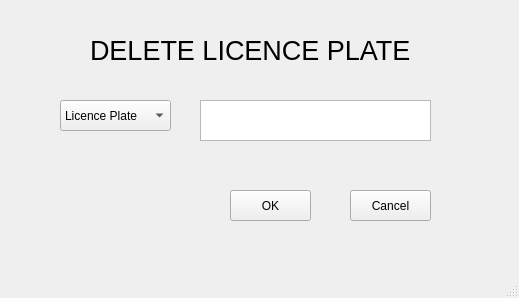
<?xml version="1.0" encoding="UTF-8"?>
<ui version="4.0">
 <class>DeleteLP</class>
 <widget class="QMainWindow" name="DeleteLP">
  <property name="geometry">
   <rect>
    <x>0</x>
    <y>0</y>
    <width>519</width>
    <height>298</height>
   </rect>
  </property>
  <property name="windowTitle">
   <string>MainWindow</string>
  </property>
  <widget class="QWidget" name="centralwidget">
   <widget class="QLabel" name="label">
    <property name="geometry">
     <rect>
      <x>90</x>
      <y>30</y>
      <width>321</width>
      <height>41</height>
     </rect>
    </property>
    <property name="font">
     <font>
      <pointsize>20</pointsize>
     </font>
    </property>
    <property name="text">
     <string>DELETE LICENCE PLATE</string>
    </property>
   </widget>
   <widget class="QTextEdit" name="txt">
    <property name="geometry">
     <rect>
      <x>200</x>
      <y>100</y>
      <width>231</width>
      <height>41</height>
     </rect>
    </property>
    <property name="font">
     <font>
      <pointsize>15</pointsize>
     </font>
    </property>
    <property name="html">
     <string>&lt;!DOCTYPE HTML PUBLIC &quot;-//W3C//DTD HTML 4.0//EN&quot; &quot;http://www.w3.org/TR/REC-html40/strict.dtd&quot;&gt;
&lt;html&gt;&lt;head&gt;&lt;meta name=&quot;qrichtext&quot; content=&quot;1&quot; /&gt;&lt;style type=&quot;text/css&quot;&gt;
p, li { white-space: pre-wrap; }
&lt;/style&gt;&lt;/head&gt;&lt;body style=&quot; font-family:'Sans Serif'; font-size:15pt; font-weight:400; font-style:normal;&quot;&gt;
&lt;p style=&quot;-qt-paragraph-type:empty; margin-top:0px; margin-bottom:0px; margin-left:0px; margin-right:0px; -qt-block-indent:0; text-indent:0px;&quot;&gt;&lt;br /&gt;&lt;/p&gt;&lt;/body&gt;&lt;/html&gt;</string>
    </property>
   </widget>
   <widget class="QComboBox" name="cbb">
    <property name="geometry">
     <rect>
      <x>60</x>
      <y>100</y>
      <width>111</width>
      <height>31</height>
     </rect>
    </property>
    <item>
     <property name="text">
      <string>Licence Plate</string>
     </property>
    </item>
    <item>
     <property name="text">
      <string>ID</string>
     </property>
    </item>
   </widget>
   <widget class="QPushButton" name="btnOK">
    <property name="geometry">
     <rect>
      <x>230</x>
      <y>190</y>
      <width>81</width>
      <height>31</height>
     </rect>
    </property>
    <property name="text">
     <string>OK</string>
    </property>
   </widget>
   <widget class="QPushButton" name="btnCancel">
    <property name="geometry">
     <rect>
      <x>350</x>
      <y>190</y>
      <width>81</width>
      <height>31</height>
     </rect>
    </property>
    <property name="text">
     <string>Cancel</string>
    </property>
   </widget>
  </widget>
  <widget class="QMenuBar" name="menubar">
   <property name="geometry">
    <rect>
     <x>0</x>
     <y>0</y>
     <width>519</width>
     <height>20</height>
    </rect>
   </property>
  </widget>
  <widget class="QStatusBar" name="statusbar"/>
 </widget>
 <resources/>
 <connections/>
</ui>
